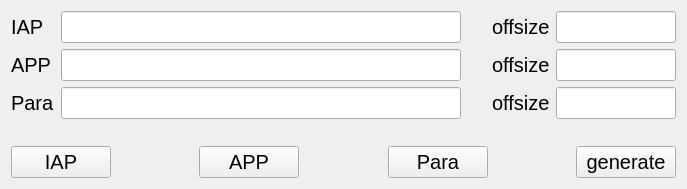
<?xml version="1.0" encoding="UTF-8"?>
<ui version="4.0">
 <class>Widget</class>
 <widget class="QWidget" name="Widget">
  <property name="geometry">
   <rect>
    <x>0</x>
    <y>0</y>
    <width>687</width>
    <height>189</height>
   </rect>
  </property>
  <property name="windowTitle">
   <string>Widget</string>
  </property>
  <layout class="QGridLayout" name="gridLayout_2">
   <item row="1" column="0" colspan="2">
    <layout class="QVBoxLayout" name="verticalLayout_4">
     <item>
      <layout class="QHBoxLayout" name="horizontalLayout">
       <item>
        <layout class="QVBoxLayout" name="verticalLayout">
         <item>
          <widget class="QLabel" name="label">
           <property name="font">
            <font>
             <pointsize>15</pointsize>
            </font>
           </property>
           <property name="text">
            <string>IAP</string>
           </property>
          </widget>
         </item>
         <item>
          <widget class="QLabel" name="label_2">
           <property name="font">
            <font>
             <pointsize>15</pointsize>
            </font>
           </property>
           <property name="text">
            <string>APP</string>
           </property>
          </widget>
         </item>
         <item>
          <widget class="QLabel" name="label_3">
           <property name="font">
            <font>
             <pointsize>15</pointsize>
            </font>
           </property>
           <property name="text">
            <string>Para</string>
           </property>
          </widget>
         </item>
        </layout>
       </item>
       <item>
        <layout class="QVBoxLayout" name="verticalLayout_2">
         <item>
          <widget class="QLineEdit" name="iappathEdit">
           <property name="minimumSize">
            <size>
             <width>400</width>
             <height>0</height>
            </size>
           </property>
           <property name="font">
            <font>
             <pointsize>15</pointsize>
            </font>
           </property>
           <property name="frame">
            <bool>true</bool>
           </property>
           <property name="readOnly">
            <bool>true</bool>
           </property>
          </widget>
         </item>
         <item>
          <widget class="QLineEdit" name="apppathEdit">
           <property name="minimumSize">
            <size>
             <width>400</width>
             <height>0</height>
            </size>
           </property>
           <property name="font">
            <font>
             <pointsize>15</pointsize>
            </font>
           </property>
           <property name="frame">
            <bool>true</bool>
           </property>
           <property name="readOnly">
            <bool>true</bool>
           </property>
          </widget>
         </item>
         <item>
          <widget class="QLineEdit" name="parapathEdit">
           <property name="minimumSize">
            <size>
             <width>400</width>
             <height>0</height>
            </size>
           </property>
           <property name="font">
            <font>
             <pointsize>15</pointsize>
            </font>
           </property>
           <property name="frame">
            <bool>true</bool>
           </property>
           <property name="readOnly">
            <bool>true</bool>
           </property>
          </widget>
         </item>
        </layout>
       </item>
       <item>
        <spacer name="horizontalSpacer_2">
         <property name="orientation">
          <enum>Qt::Horizontal</enum>
         </property>
         <property name="sizeHint" stdset="0">
          <size>
           <width>40</width>
           <height>20</height>
          </size>
         </property>
        </spacer>
       </item>
       <item>
        <layout class="QGridLayout" name="gridLayout">
         <item row="0" column="0">
          <widget class="QLabel" name="label_4">
           <property name="font">
            <font>
             <pointsize>15</pointsize>
            </font>
           </property>
           <property name="text">
            <string>offsize</string>
           </property>
          </widget>
         </item>
         <item row="1" column="0">
          <widget class="QLabel" name="label_6">
           <property name="font">
            <font>
             <pointsize>15</pointsize>
            </font>
           </property>
           <property name="text">
            <string>offsize</string>
           </property>
          </widget>
         </item>
         <item row="2" column="0">
          <widget class="QLabel" name="label_5">
           <property name="font">
            <font>
             <pointsize>15</pointsize>
            </font>
           </property>
           <property name="text">
            <string>offsize</string>
           </property>
          </widget>
         </item>
        </layout>
       </item>
       <item>
        <layout class="QVBoxLayout" name="verticalLayout_3">
         <item>
          <widget class="QLineEdit" name="iapoffsizeEdit">
           <property name="minimumSize">
            <size>
             <width>120</width>
             <height>0</height>
            </size>
           </property>
           <property name="maximumSize">
            <size>
             <width>120</width>
             <height>16777215</height>
            </size>
           </property>
           <property name="font">
            <font>
             <pointsize>15</pointsize>
            </font>
           </property>
           <property name="readOnly">
            <bool>true</bool>
           </property>
          </widget>
         </item>
         <item>
          <widget class="QLineEdit" name="appoffsizeEdit">
           <property name="minimumSize">
            <size>
             <width>120</width>
             <height>0</height>
            </size>
           </property>
           <property name="maximumSize">
            <size>
             <width>120</width>
             <height>16777215</height>
            </size>
           </property>
           <property name="font">
            <font>
             <pointsize>15</pointsize>
            </font>
           </property>
          </widget>
         </item>
         <item>
          <widget class="QLineEdit" name="paraoffsizeEdit">
           <property name="minimumSize">
            <size>
             <width>120</width>
             <height>0</height>
            </size>
           </property>
           <property name="maximumSize">
            <size>
             <width>120</width>
             <height>16777215</height>
            </size>
           </property>
           <property name="font">
            <font>
             <pointsize>15</pointsize>
            </font>
           </property>
          </widget>
         </item>
        </layout>
       </item>
      </layout>
     </item>
     <item>
      <spacer name="verticalSpacer">
       <property name="orientation">
        <enum>Qt::Vertical</enum>
       </property>
       <property name="sizeHint" stdset="0">
        <size>
         <width>20</width>
         <height>40</height>
        </size>
       </property>
      </spacer>
     </item>
     <item>
      <layout class="QHBoxLayout" name="horizontalLayout_2">
       <item>
        <widget class="QPushButton" name="iapBt">
         <property name="minimumSize">
          <size>
           <width>100</width>
           <height>0</height>
          </size>
         </property>
         <property name="font">
          <font>
           <pointsize>15</pointsize>
          </font>
         </property>
         <property name="text">
          <string>IAP</string>
         </property>
        </widget>
       </item>
       <item>
        <spacer name="horizontalSpacer">
         <property name="orientation">
          <enum>Qt::Horizontal</enum>
         </property>
         <property name="sizeHint" stdset="0">
          <size>
           <width>40</width>
           <height>20</height>
          </size>
         </property>
        </spacer>
       </item>
       <item>
        <widget class="QPushButton" name="appBt">
         <property name="minimumSize">
          <size>
           <width>100</width>
           <height>0</height>
          </size>
         </property>
         <property name="font">
          <font>
           <pointsize>15</pointsize>
          </font>
         </property>
         <property name="text">
          <string>APP</string>
         </property>
        </widget>
       </item>
       <item>
        <spacer name="horizontalSpacer_4">
         <property name="orientation">
          <enum>Qt::Horizontal</enum>
         </property>
         <property name="sizeHint" stdset="0">
          <size>
           <width>40</width>
           <height>20</height>
          </size>
         </property>
        </spacer>
       </item>
       <item>
        <widget class="QPushButton" name="paraBt">
         <property name="minimumSize">
          <size>
           <width>100</width>
           <height>0</height>
          </size>
         </property>
         <property name="font">
          <font>
           <pointsize>15</pointsize>
          </font>
         </property>
         <property name="text">
          <string>Para</string>
         </property>
        </widget>
       </item>
       <item>
        <spacer name="horizontalSpacer_3">
         <property name="orientation">
          <enum>Qt::Horizontal</enum>
         </property>
         <property name="sizeHint" stdset="0">
          <size>
           <width>40</width>
           <height>20</height>
          </size>
         </property>
        </spacer>
       </item>
       <item>
        <widget class="QPushButton" name="generateBt">
         <property name="minimumSize">
          <size>
           <width>100</width>
           <height>0</height>
          </size>
         </property>
         <property name="font">
          <font>
           <pointsize>15</pointsize>
          </font>
         </property>
         <property name="text">
          <string>generate</string>
         </property>
        </widget>
       </item>
      </layout>
     </item>
    </layout>
   </item>
   <item row="0" column="0">
    <spacer name="verticalSpacer_2">
     <property name="orientation">
      <enum>Qt::Vertical</enum>
     </property>
     <property name="sizeHint" stdset="0">
      <size>
       <width>20</width>
       <height>6</height>
      </size>
     </property>
    </spacer>
   </item>
   <item row="2" column="1">
    <spacer name="verticalSpacer_3">
     <property name="orientation">
      <enum>Qt::Vertical</enum>
     </property>
     <property name="sizeHint" stdset="0">
      <size>
       <width>20</width>
       <height>6</height>
      </size>
     </property>
    </spacer>
   </item>
  </layout>
 </widget>
 <layoutdefault spacing="6" margin="11"/>
 <resources/>
 <connections/>
</ui>
